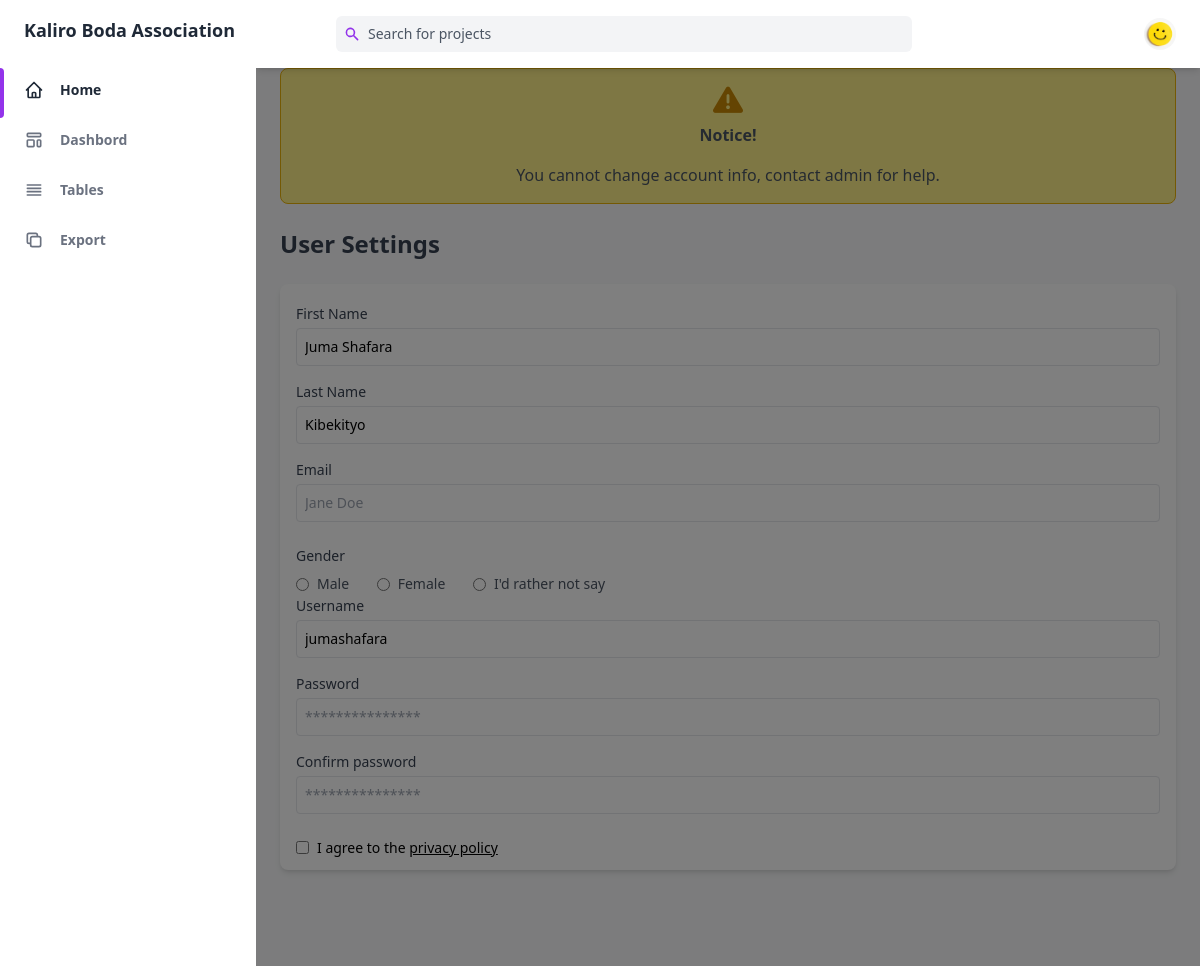
The page /accounts/settings (signed in) on the database its author committed.
### accounts/models.py (models this page shows, shortened)
class User(AbstractUser):
    REQUIRED_FIELDS = ['first_name', 'last_name']
    GENDER_CHOICES = [('M', 'Male'), ('F', 'Female'), ('O', 'Other')]
    first_name = models.CharField(max_length=25)
    last_name = models.CharField(max_length=25)
    email = models.EmailField(verbose_name='User email', blank=True)
    gender = models.CharField(choices=GENDER_CHOICES,
                              max_length=1, default="O")
    display_picture = models.ImageField(
        default='display_pictures/smily.jpg', upload_to='display_pictures')

### accounts/views.py (the view)
def settings(request):
    try:
        user = User.objects.get(id=request.user.id)
        context = {'user': user}
        template_name = 'accounts/settings.html'
    except User.DoesNotExist as e:
        context = {'error': 'UserDoesNotExist',
                   'message': f'{e} Check if you are signed in.'}
        template_name = "kaliroboda/error.html"
    return render(request=request, template_name=template_name, context=context)

### accounts/templates/accounts/settings.html (shortened to what this page needs)
{% extends 'kaliroboda/base.html'%} {% block content%}
<main class="h-full pb-16 overflow-y-auto">
  <form
    action="{% url 'accounts:settings' %}"
    method="post"
    enctype="multipart/form-data"
    class="container px-6 mx-auto grid"
  >
    <div
      class="text-center border border-yellow-500 min-w-0 p-4 bg-yellow-200 rounded-lg shadow-xs dark:bg-yellow-200"
    >
      <div
        class="flex flex-col space-y-2 mb-4 font-semibold text-gray-600 dark:text-gray-300"
      >
        <i
          class="fa-solid fa-beat-fade fa-triangle-exclamation text-3xl text-yellow-600"
        ></i>
        <h4>Notice!</h4>
      </div>
      <p class="text-gray-600 dark:text-gray-400">
        You cannot change account info, contact admin for help.
      </p>
    </div>
    <h2 class="my-6 text-2xl font-semibold text-gray-700 dark:text-gray-200">
      User Settings
    </h2>
    <div class="px-4 py-3 mb-8 bg-white rounded-lg shadow-md dark:bg-gray-800">
      <label class="block py-2 text-sm">
        <span class="text-gray-700 dark:text-gray-400">First Name</span>
        <input
          class="p-2 border rounded block w-full mt-1 text-sm dark:border-gray-600 dark:bg-gray-700 focus:border-purple-400 focus:outline-none focus:shadow-outline-purple dark:text-gray-300 dark:focus:shadow-outline-gray form-input"
          placeholder="Jane Doe"
          name="first_name"
          value="{{user.first_name}}"
          required
        />
      </label>
      <label class="block py-2 text-sm">
        <span class="text-gray-700 dark:text-gray-400">Last Name</span>
        <input
          class="p-2 border rounded block w-full mt-1 text-sm dark:border-gray-600 dark:bg-gray-700 focus:border-purple-400 focus:outline-none focus:shadow-outline-purple dark:text-gray-300 dark:focus:shadow-outline-gray form-input"
          placeholder="Jane Doe"
          name="last_name"
          value="{{user.last_name}}"
          required
        />
      </label>
      <label class="block py-2 text-sm">
        <span class="text-gray-700 dark:text-gray-400">Email</span>
        <input
          class="p-2 border rounded block w-full mt-1 text-sm dark:border-gray-600 dark:bg-gray-700 focus:border-purple-400 focus:outline-none focus:shadow-outline-purple dark:text-gray-300 dark:focus:shadow-outline-gray form-input"
          placeholder="Jane Doe"
          name="email"
          value="{{user.email}}"
        />
      </label>
      <div class="mt-4 text-sm">
        <span class="text-gray-700 dark:text-gray-400"> Gender </span>
        <div class="mt-2">
          <label
            class="inline-flex items-center text-gray-600 dark:text-gray-400"
          >
            <input
              type="radio"
              class="text-purple-600 form-radio focus:border-purple-400 focus:outline-none focus:shadow-outline-purple dark:focus:shadow-outline-gray"
              name="gender"
              value="M"
            />
            <span class="ml-2">Male</span>
          </label>
          <label
            class="inline-flex items-center ml-6 text-gray-600 dark:text-gray-400"
          >
            <input
              type="radio"
              class="text-purple-600 form-radio focus:border-purple-400 focus:outline-none focus:shadow-outline-purple dark:focus:shadow-outline-gray"
              name="gender"
              value="F"
            />
            <span class="ml-2">Female</span>
          </label>
          <label
            class="inline-flex items-center ml-6 text-gray-600 dark:text-gray-400"
          >
            <input
              type="radio"
              class="text-purple-600 form-radio focus:border-purple-400 focus:outline-none focus:shadow-outline-purple dark:focus:shadow-outline-gray"
              name="gender"
              value="O"
            />
            <span class="ml-2">I'd rather not say</span>
          </label>
        </div>
      </div>
      <label class="block text-sm">
        <span class="text-gray-700 dark:text-gray-400">Username</span>
        <input
          class="p-2 rounded border block w-full mt-1 text-sm dark:border-gray-600 dark:bg-gray-700 focus:border-purple-400 focus:outline-none focus:shadow-outline-purple dark:text-gray-300 dark:focus:shadow-outline-gray form-input"
          placeholder="janedoe"
          type="text"
          name="username"
          value="{{user.username}}"
          required
        />
      </label>
      <label class="block mt-4 text-sm">
        <span class="text-gray-700 dark:text-gray-400">Password</span>
        <input
          class="p-2 rounded border block w-full mt-1 text-sm dark:border-gray-600 dark:bg-gray-700 focus:border-purple-400 focus:outline-none focus:shadow-outline-purple dark:text-gray-300 dark:focus:shadow-outline-gray form-input"
          placeholder="***************"
          type="password"
          name="password"
          required
        />
      </label>
      <label class="block mt-4 text-sm">
        <span class="text-gray-700 dark:text-gray-400"> Confirm password </span>
        <input
          class="p-2 rounded border block w-full mt-1 text-sm dark:border-gray-600 dark:bg-gray-700 focus:border-purple-400 focus:outline-none focus:shadow-outline-purple dark:text-gray-300 dark:focus:shadow-outline-gray form-input"
          placeholder="***************"
          type="password"
          name="confirm_password"
        />
      </label>
      <div class="flex mt-6 text-sm">
        <label class="flex items-center dark:text-gray-400">
          <input
            type="checkbox"
            required
            class="text-purple-600 form-checkbox focus:border-purple-400 focus:outline-none focus:shadow-outline-purple dark:focus:shadow-outline-gray"
          />
          <span class="ml-2">
            I agree to the
            <span class="underline">privacy policy</span>
          </span>
        </label>
      </div>
    </div>
  </form>
</main>
{% endblock %}

### kaliroboda/templates/kaliroboda/base.html (shortened to what this page needs)
{% load static %}
<!DOCTYPE html>
<html :class="{ 'theme-dark': dark }" x-data="data()" lang="en">
  <head>
    <link rel="stylesheet" href='{% static "css/tailwind.output.css" %}' />
    <link
      rel="stylesheet"
      href="https://cdnjs.cloudflare.com/ajax/libs/Chart.js/2.9.3/Chart.min.css"
    />
  </head>
  <body>
    <div
      class="flex h-screen bg-gray-50 dark:bg-gray-900"
      :class="{ 'overflow-hidden': isSideMenuOpen }"
    >
      <aside
        class="z-20 hidden w-64 overflow-y-auto bg-white dark:bg-gray-800 md:block flex-shrink-0"
      >
        <div class="py-4 text-gray-500 dark:text-gray-400">
          <a
            class="ml-6 text-lg font-bold text-gray-800 dark:text-gray-200"
            href="#"
          >
            Kaliro Boda Association
          </a>
          <ul class="mt-6">
            <li class="relative px-6 py-3">
              <span
                class="absolute inset-y-0 left-0 w-1 bg-purple-600 rounded-tr-lg rounded-br-lg"
                aria-hidden="true"
              ></span>
              <a
                class="inline-flex items-center w-full text-sm font-semibold text-gray-800 transition-colors duration-150 hover:text-gray-800 dark:hover:text-gray-200 dark:text-gray-100"
                href="{% url 'home' %}"
              >
                <svg
                  class="w-5 h-5"
                  aria-hidden="true"
                  fill="none"
                  stroke-linecap="round"
                  stroke-linejoin="round"
                  stroke-width="2"
                  viewBox="0 0 24 24"
                  stroke="currentColor"
                >
                  <path
                    d="M3 12l2-2m0 0l7-7 7 7M5 10v10a1 1 0 001 1h3m10-11l2 2m-2-2v10a1 1 0 01-1 1h-3m-6 0a1 1 0 001-1v-4a1 1 0 011-1h2a1 1 0 011 1v4a1 1 0 001 1m-6 0h6"
                  ></path>
                </svg>
                <span class="ml-4">Home</span>
              </a>
            </li>
          </ul>
          <ul>
            <li class="relative px-6 py-3">
              <a
                class="inline-flex items-center w-full text-sm font-semibold transition-colors duration-150 hover:text-gray-800 dark:hover:text-gray-200"
                href="{% url 'dashbord' %}"
              >
                <span class="ml-4">Dashbord</span>
              </a>
            </li>
            <li class="relative px-6 py-3">
              <a
                class="inline-flex items-center w-full text-sm font-semibold transition-colors duration-150 hover:text-gray-800 dark:hover:text-gray-200"
                href="{% url 'accounts:user_table' %}"
              >
                <svg
                  class="w-5 h-5"
                  aria-hidden="true"
                  fill="none"
                  stroke-linecap="round"
                  stroke-linejoin="round"
                  stroke-width="2"
                  viewBox="0 0 24 24"
                  stroke="currentColor"
                >
                  <path d="M4 6h16M4 10h16M4 14h16M4 18h16"></path>
                </svg>
                <span class="ml-4">Tables</span>
              </a>
            </li>
            <li class="relative px-6 py-3">
              <a
                class="inline-flex items-center w-full text-sm font-semibold transition-colors duration-150 hover:text-gray-800 dark:hover:text-gray-200"
                href="{% url 'export'%}"
              >
                <svg
                  class="w-5 h-5"
                  aria-hidden="true"
                  fill="none"
                  stroke-linecap="round"
                  stroke-linejoin="round"
                  stroke-width="2"
                  viewBox="0 0 24 24"
                  stroke="currentColor"
                >
                  <path
                    d="M8 16H6a2 2 0 01-2-2V6a2 2 0 012-2h8a2 2 0 012 2v2m-6 12h8a2 2 0 002-2v-8a2 2 0 00-2-2h-8a2 2 0 00-2 2v8a2 2 0 002 2z"
                  ></path>
                </svg>
                <span class="ml-4">Export</span>
              </a>
            </li>
          </ul>
        </div>
      </aside>
      <div
        x-show="isSideMenuOpen"
        x-transition:enter="transition ease-in-out duration-150"
        x-transition:enter-start="opacity-0"
        x-transition:enter-end="opacity-100"
        x-transition:leave="transition ease-in-out duration-150"
        x-transition:leave-start="opacity-100"
        x-transition:leave-end="opacity-0"
        class="fixed inset-0 z-10 flex items-end bg-black bg-opacity-50 sm:items-center sm:justify-center"
      ></div>
      <div class="flex flex-col flex-1 w-full">
        <header class="z-10 py-4 bg-white shadow-md dark:bg-gray-800">
          <div
            class="container flex items-center justify-between h-full px-6 mx-auto text-purple-600 dark:text-purple-300"
          >
            <div class="flex justify-center flex-1 lg:mr-32">
              <div
                class="relative w-full max-w-xl mr-6 focus-within:text-purple-500"
              >
                <div class="absolute inset-y-0 flex items-center pl-2">
                  <svg
                    class="w-4 h-4"
                    aria-hidden="true"
                    fill="currentColor"
                    viewBox="0 0 20 20"
                  >
                    <path
                      fill-rule="evenodd"
                      d="M8 4a4 4 0 100 8 4 4 0 000-8zM2 8a6 6 0 1110.89 3.476l4.817 4.817a1 1 0 01-1.414 1.414l-4.816-4.816A6 6 0 012 8z"
                      clip-rule="evenodd"
                    ></path>
                  </svg>
                </div>
                <input
                  class="p-2 w-full pl-8 pr-2 text-sm text-gray-700 placeholder-gray-600 bg-gray-100 border-0 rounded-md dark:placeholder-gray-500 dark:focus:shadow-outline-gray dark:focus:placeholder-gray-600 dark:bg-gray-700 dark:text-gray-200 focus:placeholder-gray-500 focus:bg-white focus:border-purple-300 focus:outline-none focus:shadow-outline-purple form-input"
                  type="text"
                  placeholder="Search for projects"
                  aria-label="Search"
                />
              </div>
            </div>
            <ul class="flex items-center flex-shrink-0 space-x-6">
              <li class="relative">
                <button
                  class="align-middle rounded-full focus:shadow-outline-purple focus:outline-none"
                  @click="toggleProfileMenu"
                  @keydown.escape="closeProfileMenu"
                  aria-label="Account"
                  aria-haspopup="true"
                >
                  {% if request.user.is_authenticated %}
                  <img
                    class="object-cover w-8 h-8 rounded-full"
                    src="{{user.display_picture.url}}"
                    alt=""
                    aria-hidden="true"
                  />
                  {% endif %}
                </button>
              </li>
            </ul>
          </div>
        </header>
        {% block content %} {% endblock %}
      </div>
    </div>
  </body>
</html>

### rows shown on the page
User: display_picture (picture), first_name "Juma Shafara", last_name "Kibekityo", username "jumashafara"
